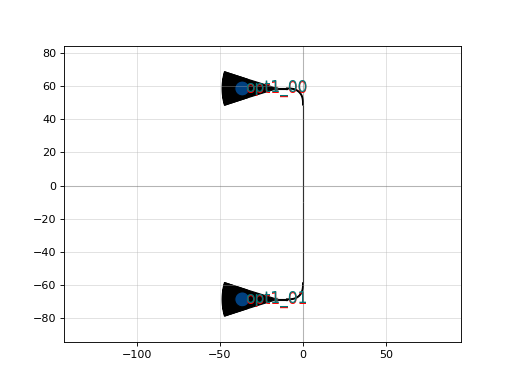

This figure's Python source:
import ubcpdk

c = ubcpdk.components.add_fiber_array(gc_port_name='opt1', with_loopback=False, optical_routing_type=0, fanout_length=0.0)
c.plot()
